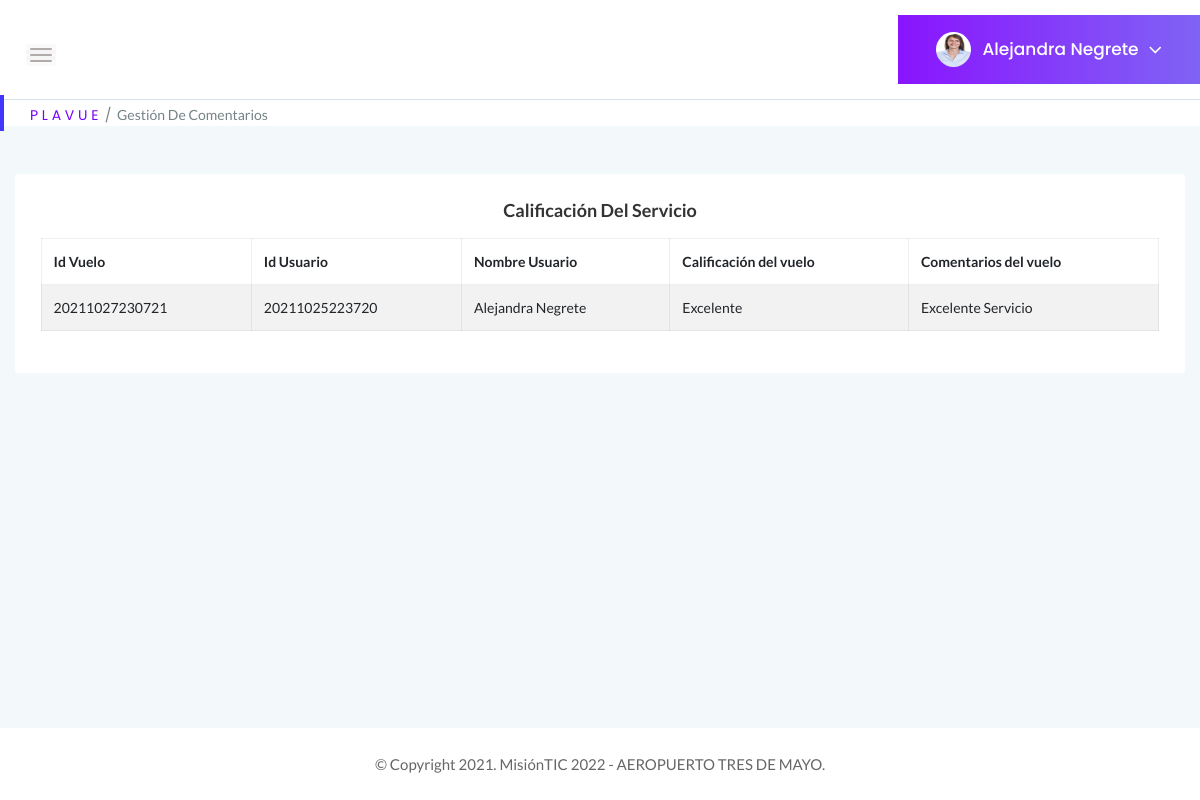
The page /GestionComentarios (signed in) on the database as committed earlier.
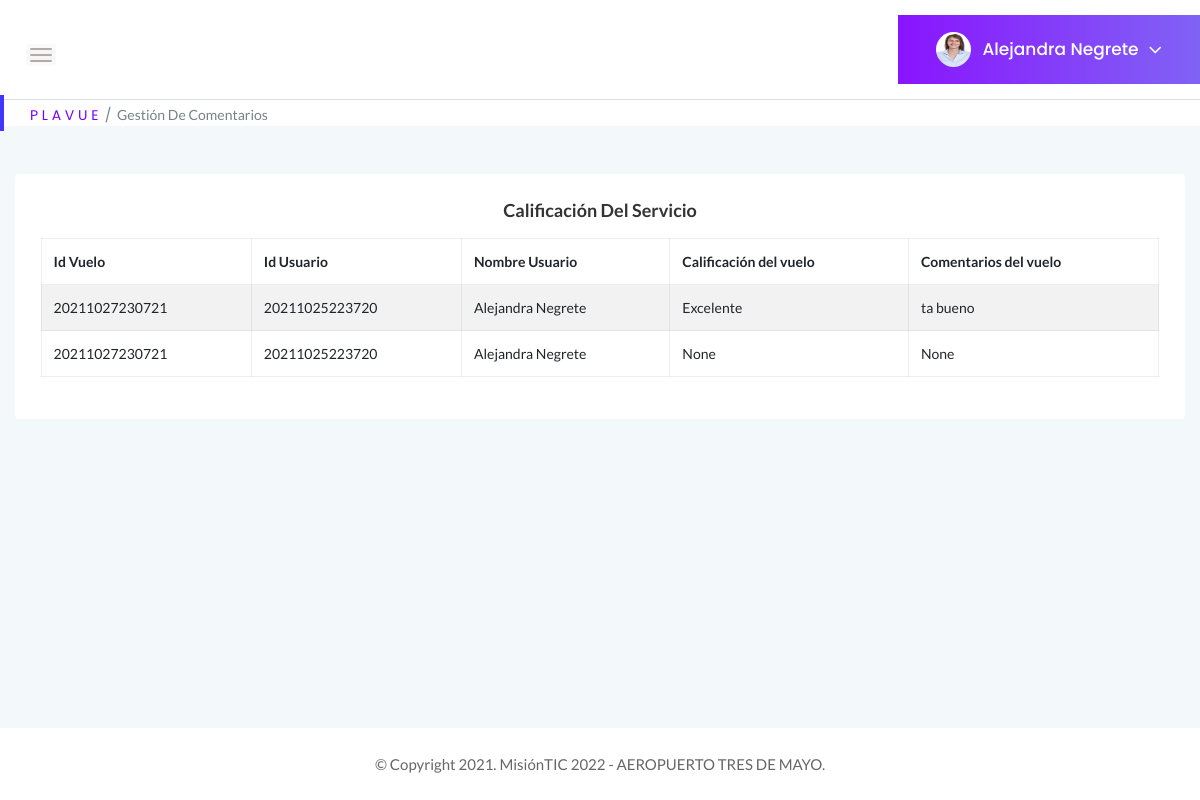
The same page on the database as committed later.
### tables this page shows
CREATE TABLE Pasajeros (Id_pasajero BIGINT PRIMARY KEY UNIQUE, Id_usuario BIGINT REFERENCES Usuarios (Id_usuario) ON DELETE RESTRICT ON UPDATE RESTRICT, Id_vuelos BIGINT REFERENCES Vuelos (Id_vuelo) ON DELETE RESTRICT ON UPDATE RESTRICT, Comentarios VARCHAR, Calificacion VARCHAR, Silla VARCHAR);

CREATE TABLE Usuarios (Id_usuario BIGINT PRIMARY KEY, Documento BIGINT UNIQUE, tipoDocumento INTEGER REFERENCES tipo_documento (id_documento) ON DELETE RESTRICT ON UPDATE RESTRICT MATCH SIMPLE, contraseña VARCHAR NOT NULL, tipoPerfil INTEGER REFERENCES Perfil (Id_perfil) ON DELETE RESTRICT ON UPDATE RESTRICT, estadoUsuario INTEGER REFERENCES Estado (Id_estado) ON DELETE RESTRICT ON UPDATE RESTRICT, Nombre VARCHAR (100) NOT NULL, correo VARCHAR (100) UNIQUE NOT NULL, fechaNacimiento DATE, sexo INTEGER REFERENCES Genero (Id_genero) ON DELETE RESTRICT ON UPDATE RESTRICT, Celular BIGINT, nacionalidad INTEGER REFERENCES Nacionalidad (Id_pais) ON DELETE RESTRICT ON UPDATE RESTRICT, nombreContacto VARCHAR (100), numeroContacto BIGINT, foto VARCHAR (5000));

### app.py (the view)
@app.route("/GestionComentarios", methods=["GET"])
def Gestion_Comentarios():
    if "usuario" in session:
        if request.method == "GET":
            try:
                with sqlite3.connect("Plavue.db") as con:
                    con.row_factory = sqlite3.Row
                    cur = con.cursor()
                    cur.execute("SELECT * FROM Usuarios WHERE correo = ?", [session["usuario"]])
                    query = cur.fetchone()
                with sqlite3.connect("Plavue.db") as con2:
                    con2.row_factory = sqlite3.Row
                    cur = con2.cursor()
                    cur.execute("SELECT * FROM Usuarios")
                    query1 = cur.fetchall()
                with sqlite3.connect("Plavue.db") as con1:
                    con1.row_factory = sqlite3.Row
                    cur = con1.cursor()
                    cur.execute("SELECT * FROM Pasajeros")
                    query2 = cur.fetchall()
                    if query is None:
                        return "Usuario no existe!"
                return render_template("GestionComentarios.html", perfil = query, tabla = query2, usuarios = query1 )
            except Error as er:
                print('SQLite error: %s' % (' '.join(er.args)))
                print('SQLite traceback: ')
    return render_template("Login.html")

### templates/GestionComentarios.html (shortened to what the changed rows need)
<!doctype html>
<html class="no-js" lang="es">
<head>
    <link rel="stylesheet" href="{{ url_for('static', filename='css/bootstrap.min.css') }}">
    <link rel="stylesheet" href="{{ url_for('static', filename='css/font-awesome.min.css') }}">
    <link rel="stylesheet" href="{{ url_for('static', filename='css/themify-icons.css') }}">
    <link rel="stylesheet" href="{{ url_for('static', filename='css/metisMenu.css') }}">
    <link rel="stylesheet" href="{{ url_for('static', filename='css/owl.carousel.min.css') }}">
    <link rel="stylesheet" href="{{ url_for('static', filename='css/slicknav.min.css') }}">
    <link rel="stylesheet" href="https://www.amcharts.com/lib/3/plugins/export/export.css" type="text/css" media="all" />
    <link rel="stylesheet" type="text/css" href="{{ url_for('static', filename='css/tables/jquery.dataTables.css') }}">
    <link rel="stylesheet" type="text/css" href="{{ url_for('static', filename='css/tables/dataTables.bootstrap4.min.css') }}">
    <link rel="stylesheet" type="text/css" href="{{ url_for('static', filename='css/tables/responsive.bootstrap.min.css') }}">
    <link rel="stylesheet" type="text/css" href="{{ url_for('static', filename='css/tables/responsive.jqueryui.min.css') }}">
    <link rel="stylesheet" href="{{ url_for('static', filename='css/typography.css') }}">
    <link rel="stylesheet" href="{{ url_for('static', filename='css/default-css.css') }}">
    <link rel="stylesheet" href="{{ url_for('static', filename='css/styles.css') }}">
    <link rel="stylesheet" href="{{ url_for('static', filename='css/responsive.css') }}">
    <link rel="stylesheet" href="{{ url_for('static', filename='js/vendor/select2.css') }}">
</head>
<body>
    <div class="page-container">
        <div class="main-content">
            <div class="header-area">
                <div class="row align-items-center">
                    <div class="col-sm-6 clearfix">
                        <div class="user-profile pull-right">
                            {% if perfil[14] == None%}
                                <img class="avatar user-thumb" src="uploads/usuario.jpg" alt="avatar">
                            {% else %}
                                <img class="avatar user-thumb" src="uploads/{{perfil[14]}}" alt="avatar">
                            {% endif %}
                            <h4 class="user-name dropdown-toggle" data-toggle="dropdown">{{perfil[6]}}<i class="fa fa-angle-down"></i></h4>
                        </div>
                    </div>
                </div>
            </div>
            <div class="body main-content-inner">
                <div class="row">
                    <div class="col-12 mt-5">
                        <div class="card">
                            <div class="card-body">
                                <section class="panel">
                                    <div class="panel-body">
                                        <table class="table table-bordered table-striped mb-none" id="datatable-tabletools" data-swf-path="assets/vendor/jquery-datatables/extras/TableTools/swf/copy_csv_xls_pdf.swf">
                                            <thead>
                                                <tr>
                                                    <th>Id Vuelo</th>
                                                    <th>Id Usuario</th>
                                                    <th>Nombre Usuario</th>
                                                    <th>Calificación del vuelo</th>
                                                    <th>Comentarios del vuelo</th>
                                                </tr>
                                            </thead>
                                            <tbody>
                                                {% for r in tabla %}
                                                <tr class="gradeX">
                                                    <td>{{r ["Id_vuelos"]}}</td>
                                                    <td>{{r ["Id_usuario"]}}</td>
                                                    <td>
                                                        {% for i in usuarios %}
                                                            {% if i["Id_usuario"] == r["Id_usuario"] %}
                                                            <span>{{i["Nombre"]}}</span>
                                                            {% endif %}
                                                        {% endfor%}
                                                    </td>
                                                    <td>{{r ["Calificacion"]}}</td>
                                                    <td>{{r ["Comentarios"]}}</td>
                                                </tr>
                                                {% endfor %}
                                            </tbody>
                                        </table>
                                    </div>
                            </div>
                        </div>
                    </div>
                </div>
            </div>
        </div>
    </div>
</body>
</html>

Rows that differ between the two databases and show on the page:
changed Pasajeros "Excelente": Comentarios "Excelente Servicio" → "ta bueno"
added Pasajeros: Id_vuelos "20211027230721", Id_usuario "20211025223720", r "None", Usuarios (Nombre "Alejandra Negrete")
